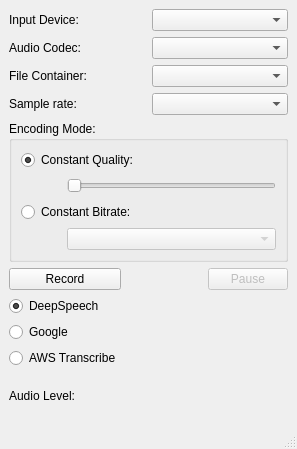
<?xml version="1.0" encoding="UTF-8"?>
<ui version="4.0">
 <class>AudioRecorder</class>
 <widget class="QMainWindow" name="AudioRecorder">
  <property name="geometry">
   <rect>
    <x>0</x>
    <y>0</y>
    <width>297</width>
    <height>449</height>
   </rect>
  </property>
  <property name="windowTitle">
   <string>MainWindow</string>
  </property>
  <widget class="QWidget" name="centralwidget">
   <layout class="QGridLayout" name="gridLayout_3">
    <item row="8" column="1" colspan="2">
     <layout class="QVBoxLayout" name="levelsLayout"/>
    </item>
    <item row="8" column="0">
     <widget class="QLabel" name="levelLabel">
      <property name="text">
       <string>Audio Level:</string>
      </property>
     </widget>
    </item>
    <item row="4" column="2">
     <widget class="QPushButton" name="pauseButton">
      <property name="enabled">
       <bool>false</bool>
      </property>
      <property name="text">
       <string>Pause</string>
      </property>
     </widget>
    </item>
    <item row="0" column="0" colspan="3">
     <layout class="QGridLayout" name="gridLayout_2">
      <item row="0" column="0">
       <widget class="QLabel" name="label">
        <property name="text">
         <string>Input Device:</string>
        </property>
       </widget>
      </item>
      <item row="2" column="0">
       <widget class="QLabel" name="label_3">
        <property name="text">
         <string>File Container:</string>
        </property>
       </widget>
      </item>
      <item row="0" column="1">
       <widget class="QComboBox" name="audioDeviceBox"/>
      </item>
      <item row="2" column="1">
       <widget class="QComboBox" name="containerBox"/>
      </item>
      <item row="1" column="0">
       <widget class="QLabel" name="label_2">
        <property name="text">
         <string>Audio Codec:</string>
        </property>
       </widget>
      </item>
      <item row="1" column="1">
       <widget class="QComboBox" name="audioCodecBox"/>
      </item>
      <item row="3" column="0">
       <widget class="QLabel" name="label_4">
        <property name="text">
         <string>Sample rate:</string>
        </property>
       </widget>
      </item>
      <item row="3" column="1">
       <widget class="QComboBox" name="sampleRateBox"/>
      </item>
     </layout>
    </item>
    <item row="4" column="0">
     <widget class="QPushButton" name="recordButton">
      <property name="text">
       <string>Record</string>
      </property>
     </widget>
    </item>
    <item row="6" column="0">
     <widget class="QRadioButton" name="googleSpeechRadioBtn">
      <property name="text">
       <string>Google</string>
      </property>
     </widget>
    </item>
    <item row="1" column="0" colspan="3">
     <widget class="QGroupBox" name="groupBox">
      <property name="title">
       <string>Encoding Mode:</string>
      </property>
      <layout class="QGridLayout" name="gridLayout">
       <item row="0" column="0" colspan="2">
        <widget class="QRadioButton" name="constantQualityRadioButton">
         <property name="text">
          <string>Constant Quality:</string>
         </property>
         <property name="checked">
          <bool>true</bool>
         </property>
        </widget>
       </item>
       <item row="1" column="0">
        <spacer name="horizontalSpacer_2">
         <property name="orientation">
          <enum>Qt::Horizontal</enum>
         </property>
         <property name="sizeType">
          <enum>QSizePolicy::Fixed</enum>
         </property>
         <property name="sizeHint" stdset="0">
          <size>
           <width>40</width>
           <height>20</height>
          </size>
         </property>
        </spacer>
       </item>
       <item row="1" column="1">
        <widget class="QSlider" name="qualitySlider">
         <property name="orientation">
          <enum>Qt::Horizontal</enum>
         </property>
        </widget>
       </item>
       <item row="2" column="0" colspan="2">
        <widget class="QRadioButton" name="constantBitrateRadioButton">
         <property name="text">
          <string>Constant Bitrate:</string>
         </property>
        </widget>
       </item>
       <item row="3" column="0">
        <spacer name="horizontalSpacer">
         <property name="orientation">
          <enum>Qt::Horizontal</enum>
         </property>
         <property name="sizeType">
          <enum>QSizePolicy::Fixed</enum>
         </property>
         <property name="sizeHint" stdset="0">
          <size>
           <width>40</width>
           <height>20</height>
          </size>
         </property>
        </spacer>
       </item>
       <item row="3" column="1">
        <widget class="QComboBox" name="bitrateBox">
         <property name="enabled">
          <bool>false</bool>
         </property>
        </widget>
       </item>
      </layout>
     </widget>
    </item>
    <item row="5" column="0">
     <widget class="QRadioButton" name="deepSpeechRadioBtn">
      <property name="text">
       <string>DeepSpeech</string>
      </property>
      <property name="checked">
       <bool>true</bool>
      </property>
     </widget>
    </item>
    <item row="7" column="0">
     <widget class="QRadioButton" name="awsTranscribeRadioBtn">
      <property name="text">
       <string>AWS Transcribe</string>
      </property>
     </widget>
    </item>
   </layout>
  </widget>
  <widget class="QStatusBar" name="statusbar"/>
 </widget>
 <resources/>
 <connections>
  <connection>
   <sender>constantQualityRadioButton</sender>
   <signal>toggled(bool)</signal>
   <receiver>qualitySlider</receiver>
   <slot>setEnabled(bool)</slot>
   <hints>
    <hint type="sourcelabel">
     <x>113</x>
     <y>197</y>
    </hint>
    <hint type="destinationlabel">
     <x>115</x>
     <y>223</y>
    </hint>
   </hints>
  </connection>
  <connection>
   <sender>constantBitrateRadioButton</sender>
   <signal>toggled(bool)</signal>
   <receiver>bitrateBox</receiver>
   <slot>setEnabled(bool)</slot>
   <hints>
    <hint type="sourcelabel">
     <x>173</x>
     <y>259</y>
    </hint>
    <hint type="destinationlabel">
     <x>190</x>
     <y>291</y>
    </hint>
   </hints>
  </connection>
  <connection>
   <sender>recordButton</sender>
   <signal>clicked()</signal>
   <receiver>AudioRecorder</receiver>
   <slot>toggleRecord()</slot>
   <hints>
    <hint type="sourcelabel">
     <x>191</x>
     <y>340</y>
    </hint>
    <hint type="destinationlabel">
     <x>113</x>
     <y>317</y>
    </hint>
   </hints>
  </connection>
  <connection>
   <sender>pauseButton</sender>
   <signal>clicked()</signal>
   <receiver>AudioRecorder</receiver>
   <slot>togglePause()</slot>
   <hints>
    <hint type="sourcelabel">
     <x>252</x>
     <y>334</y>
    </hint>
    <hint type="destinationlabel">
     <x>258</x>
     <y>346</y>
    </hint>
   </hints>
  </connection>
 </connections>
 <slots>
  <slot>setOutputLocation()</slot>
  <slot>toggleRecord()</slot>
  <slot>togglePause()</slot>
 </slots>
</ui>
